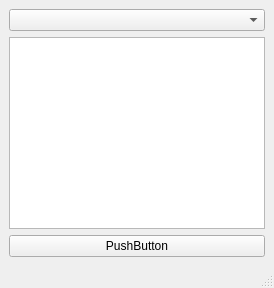
<?xml version="1.0" encoding="UTF-8"?>
<ui version="4.0">
 <class>MainWindow</class>
 <widget class="QMainWindow" name="MainWindow">
  <property name="windowTitle">
   <string>MainWindow</string>
  </property>
  <widget class="QWidget" name="centralwidget">
   <layout class="QVBoxLayout" name="verticalLayout_2">
    <item>
     <layout class="QVBoxLayout" name="verticalLayout">
      <item>
       <widget class="QComboBox" name="comboBox"/>
      </item>
      <item>
       <widget class="QListWidget" name="listWidget"/>
      </item>
      <item>
       <widget class="QPushButton" name="pushButton">
        <property name="text">
         <string>PushButton</string>
        </property>
       </widget>
      </item>
     </layout>
    </item>
   </layout>
  </widget>
  <widget class="QMenuBar" name="menubar">
   <property name="geometry">
    <rect>
     <x>0</x>
     <y>0</y>
     <width>751</width>
     <height>21</height>
    </rect>
   </property>
  </widget>
  <widget class="QStatusBar" name="statusbar"/>
 </widget>
 <resources/>
 <connections/>
</ui>
